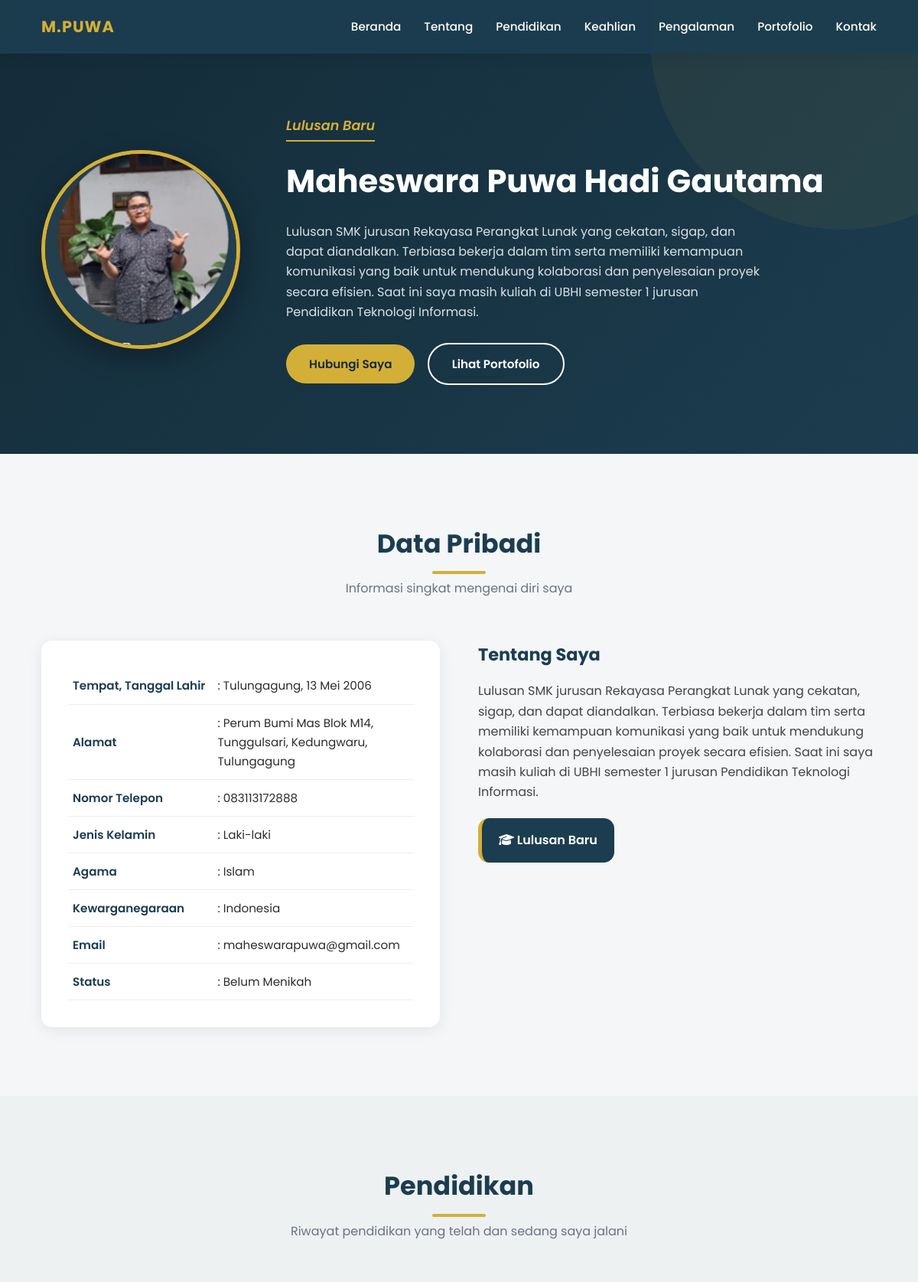
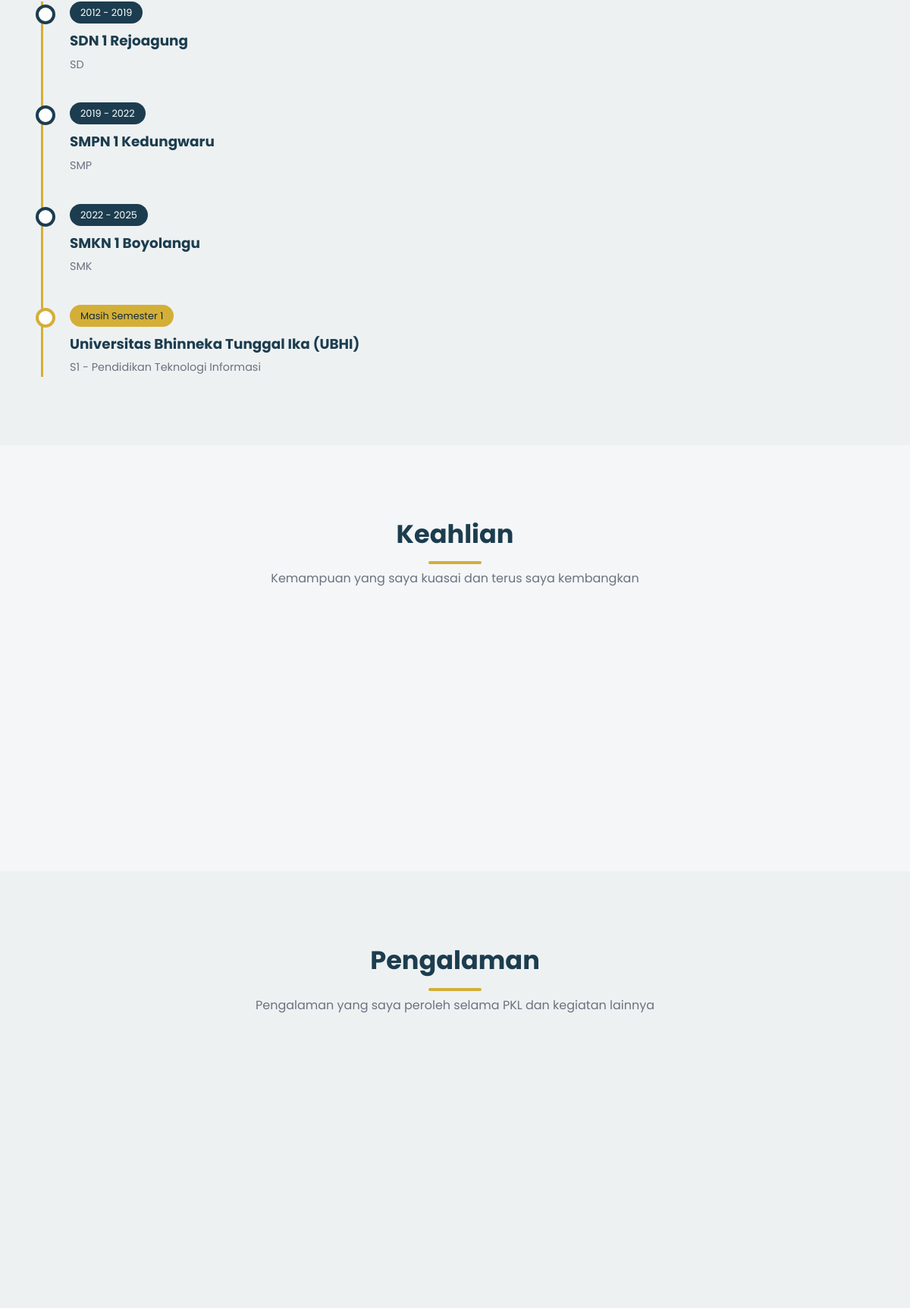
The page / (upper part) on the database its author committed (2 pictures, top to bottom).
### tables this page shows
CREATE TABLE profil (
    id INT AUTO_INCREMENT PRIMARY KEY,
    nama_lengkap VARCHAR(100) NOT NULL,
    status_pendidikan VARCHAR(100) DEFAULT 'Lulusan Baru',
    tempat_lahir VARCHAR(100),
    tanggal_lahir DATE,
    alamat TEXT,
    no_telepon VARCHAR(20),
    jenis_kelamin VARCHAR(20),
    agama VARCHAR(50),
    kewarganegaraan VARCHAR(50),
    email VARCHAR(100),
    status_pernikahan VARCHAR(50),
    deskripsi TEXT,
    foto VARCHAR(255) DEFAULT 'default.jpg',
    created_at TIMESTAMP DEFAULT CURRENT_TIMESTAMP,
    updated_at TIMESTAMP DEFAULT CURRENT_TIMESTAMP ON UPDATE CURRENT_TIMESTAMP
);

CREATE TABLE pendidikan (
    id INT AUTO_INCREMENT PRIMARY KEY,
    nama_sekolah VARCHAR(150) NOT NULL,
    jenjang VARCHAR(50),
    tahun_mulai YEAR,
    tahun_selesai YEAR NULL,
    sedang_berjalan TINYINT(1) DEFAULT 0,
    keterangan VARCHAR(150),
    urutan INT DEFAULT 0
);

### fungsi.php (called while the page is built, shortened)
<?php
require_once __DIR__ . '/../config/koneksi.php';
function ambilProfil()
{
    global $koneksi;
    $query = "SELECT * FROM profil ORDER BY id DESC LIMIT 1";
    $hasil = mysqli_query($koneksi, $query);
    return mysqli_fetch_assoc($hasil);
}
function ambilSemua($tabel, $urutBy = 'urutan ASC')
{
    global $koneksi;
    $tabel = mysqli_real_escape_string($koneksi, $tabel);
    $query = "SELECT * FROM `$tabel` ORDER BY $urutBy";
    $hasil = mysqli_query($koneksi, $query);
    $data = [];
    if ($hasil) {
        while ($baris = mysqli_fetch_assoc($hasil)) {
            $data[] = $baris;
        }
    }
    return $data;
}
function formatTanggalIndo($tanggal)
{
    $bulan = [
        1 => 'Januari', 2 => 'Februari', 3 => 'Maret', 4 => 'April',
        5 => 'Mei', 6 => 'Juni', 7 => 'Juli', 8 => 'Agustus',
        9 => 'September', 10 => 'Oktober', 11 => 'November', 12 => 'Desember'
    ];
    $waktu = strtotime($tanggal);
    $hari = date('d', $waktu);
    $bln = (int)date('n', $waktu);
    $tahun = date('Y', $waktu);
    return $hari . ' ' . $bulan[$bln] . ' ' . $tahun;
}

### index.php (the view, shortened to what this page needs)
<?php
require_once __DIR__ . '/includes/header.php';
$pendidikan  = ambilSemua('pendidikan', 'tahun_mulai ASC');
?>
<section class="hero" id="beranda">
    <div class="kontainer">
        <div class="hero-foto">
            <img src="assets/img/<?= htmlspecialchars($profil['foto']) ?>" alt="Foto <?= htmlspecialchars($profil['nama_lengkap']) ?>"
                 onerror="this.src='https://ui-avatars.com/api/?name=<?= urlencode($profil['nama_lengkap']) ?>&size=260&background=1c3d4f&color=d4af37'">
        </div>
        <div class="hero-teks">
            <span class="label"><?= htmlspecialchars($profil['status_pendidikan']) ?></span>
            <h1><?= htmlspecialchars($profil['nama_lengkap']) ?></h1>
            <p><?= htmlspecialchars($profil['deskripsi']) ?></p>
            <a href="#kontak" class="btn btn-aksen">Hubungi Saya</a>
            <a href="#portofolio" class="btn btn-outline">Lihat Portofolio</a>
        </div>
    </div>
</section>
<section class="section" id="tentang">
    <div class="kontainer">
        <div class="judul-section">
            <h2>Data Pribadi</h2>
            <p>Informasi singkat mengenai diri saya</p>
        </div>
        <div class="grid-2">
            <div class="kartu-info">
                <table>
                    <tr><td>Tempat, Tanggal Lahir</td><td>: <?= htmlspecialchars($profil['tempat_lahir']) ?>, <?= formatTanggalIndo($profil['tanggal_lahir']) ?></td></tr>
                    <tr><td>Alamat</td><td>: <?= htmlspecialchars($profil['alamat']) ?></td></tr>
                    <tr><td>Nomor Telepon</td><td>: <?= htmlspecialchars($profil['no_telepon']) ?></td></tr>
                    <tr><td>Jenis Kelamin</td><td>: <?= htmlspecialchars($profil['jenis_kelamin']) ?></td></tr>
                    <tr><td>Agama</td><td>: <?= htmlspecialchars($profil['agama']) ?></td></tr>
                    <tr><td>Kewarganegaraan</td><td>: <?= htmlspecialchars($profil['kewarganegaraan']) ?></td></tr>
                    <tr><td>Email</td><td>: <?= htmlspecialchars($profil['email']) ?></td></tr>
                    <tr><td>Status</td><td>: <?= htmlspecialchars($profil['status_pernikahan']) ?></td></tr>
                </table>
            </div>
            <div class="tentang-deskripsi">
                <h3>Tentang Saya</h3>
                <p><?= htmlspecialchars($profil['deskripsi']) ?></p>
                <div class="kotak-status">
                    <i class="fa-solid fa-graduation-cap"></i> <?= htmlspecialchars($profil['status_pendidikan']) ?>
                </div>
            </div>
        </div>
    </div>
</section>
<section class="section section-abu" id="pendidikan">
    <div class="kontainer">
        <div class="judul-section">
            <h2>Pendidikan</h2>
            <p>Riwayat pendidikan yang telah dan sedang saya jalani</p>
        </div>
        <div class="timeline">
            <?php foreach ($pendidikan as $p): ?>
            <div class="timeline-item <?= $p['sedang_berjalan'] ? 'aktif' : '' ?>">
                <span class="tahun"><?= htmlspecialchars($p['keterangan']) ?></span>
                <h4><?= htmlspecialchars($p['nama_sekolah']) ?></h4>
                <p><?= htmlspecialchars($p['jenjang']) ?></p>
            </div>
            <?php endforeach; ?>
        </div>
    </div>
</section>
<section class="section" id="keahlian">
    <div class="kontainer">
        <div class="judul-section">
            <h2>Keahlian</h2>
            <p>Kemampuan yang saya kuasai dan terus saya kembangkan</p>
        </div>
        <div class="grid-skill">
        </div>
    </div>
</section>
<section class="section section-abu" id="pengalaman">
    <div class="kontainer">
        <div class="judul-section">
            <h2>Pengalaman</h2>
            <p>Pengalaman yang saya peroleh selama PKL dan kegiatan lainnya</p>
        </div>
        <div class="grid-pengalaman">
        </div>
    </div>
</section>
<?php require_once __DIR__ . '/includes/footer.php'; ?>

### header.php (shortened to what this page needs)
<?php
require_once __DIR__ . '/../includes/fungsi.php';
$profil = ambilProfil();
?>
<!DOCTYPE html>
<html lang="id">
<head>
    <link rel="stylesheet" href="https://cdnjs.cloudflare.com/ajax/libs/font-awesome/6.5.1/css/all.min.css">
    <link rel="stylesheet" href="assets/css/style.css">
</head>
<body>
<nav class="navbar">
    <div class="kontainer">
        <a href="#beranda" class="logo">M.PUWA</a>
        <ul class="menu" id="menuNav">
            <li><a href="#beranda">Beranda</a></li>
            <li><a href="#tentang">Tentang</a></li>
            <li><a href="#pendidikan">Pendidikan</a></li>
            <li><a href="#keahlian">Keahlian</a></li>
            <li><a href="#pengalaman">Pengalaman</a></li>
            <li><a href="#portofolio">Portofolio</a></li>
            <li><a href="#kontak">Kontak</a></li>
        </ul>
    </div>
</nav>

### footer.php (shortened to what this page needs)
</body>
</html>

### rows shown on the page
profil: foto (placeholder picture), status_pendidikan "Lulusan Baru", nama_lengkap "Maheswara Puwa Hadi Gautama", deskripsi "Lulusan SMK jurusan Rekayasa Perangkat Lunak yang cekatan, sigap, dan dapat diandalkan. Terbiasa bekerja dalam tim serta memiliki kemampuan komunikasi yang baik untuk mendukung kolaborasi dan penyelesaian proyek secara efisien. Saat ini saya masih kuliah di UBHI semester 1 jurusan Pendidikan Teknologi Informasi.", tempat_lahir "Tulungagung", tanggal_lahir "13 Mei 2006", alamat "Perum Bumi Mas Blok M14, Tunggulsari, Kedungwaru, Tulungagung", no_telepon "083113172888", jenis_kelamin "Laki-laki", agama "Islam", kewarganegaraan "Indonesia", email "maheswarapuwa@gmail.com", status_pernikahan "Belum Menikah"
pendidikan: keterangan "2012 - 2019", nama_sekolah "SDN 1 Rejoagung", jenjang "SD"
pendidikan: keterangan "2019 - 2022", nama_sekolah "SMPN 1 Kedungwaru", jenjang "SMP"
pendidikan: keterangan "2022 - 2025", nama_sekolah "SMKN 1 Boyolangu", jenjang "SMK"
pendidikan: keterangan "Masih Semester 1", nama_sekolah "Universitas Bhinneka Tunggal Ika (UBHI)", jenjang "S1 - Pendidikan Teknologi Informasi"
